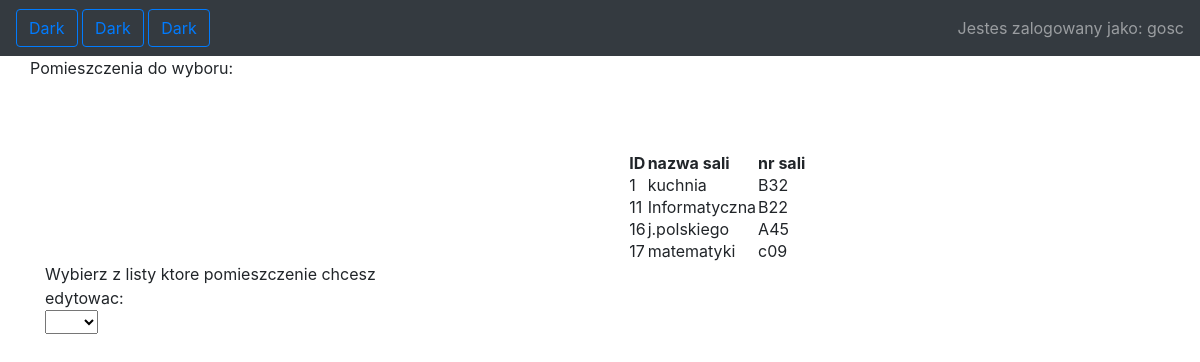
Screenshot of /back/php/main.php (signed in) with the database file from the repository.
### tables this page shows
CREATE TABLE `pomieszczenia` (
  `id` int(11) NOT NULL,
  `userzy_iduserzy` int(11) NOT NULL,
  `nazwa_sali` varchar(45) DEFAULT NULL,
  `nr_sali` varchar(4) DEFAULT NULL,
  `klima` tinyint(4) DEFAULT NULL
);

### back/php/main.php (the view, shortened to what this page needs)
<body>
<?php
$serw = mysqli_connect("localhost","root","zaq1@WSX", "baza");
if ($_SESSION['log']=='gosc'){
    $zap = "select * from pomieszczenia;";
}
include 'toolbar.php';
echo "<div class='container'>";
echo "<div class='row'>";
echo "Pomieszczenia do wyboru: ";
echo "<br>";
echo '<div class="col-md-4"></div>';
$zapytanie = mysqli_query($serw, $zap);
echo '<div class="col-md-4">';
if (mysqli_num_rows($zapytanie) > 0) {
    echo "<table><tr>
        <th>ID</th>
        <th>nazwa sali</th>
        <th>nr sali</th>
        </tr>";
    while($wynik = mysqli_fetch_assoc($zapytanie)){
        echo "<tr>
        <td>".$wynik['id']."</td>
        <td>".$wynik['nazwa_sali']."</td>
        <td>".$wynik['nr_sali']."</td>";
        echo "<br>";
    }
    echo "</table></div>";
}
?>
<div class ='col-md-4'>
<?php
echo "Wybierz z listy ktore pomieszczenie chcesz edytowac:";
echo "<br>";
$zapytanie = mysqli_query($serw, $zap);
if (mysqli_num_rows($zapytanie) > 0) {
    echo "<select name='sala' id='selektor' onchange='wyswietl(this.value);'>";
    echo "</select><br/>";
}
echo "</div>";
echo "</div>";
echo "</div>";
?>
</body>
</html>

### rows the page displays
pomieszczenia: id "1", nazwa_sali "kuchnia", nr_sali "B32"
pomieszczenia: id "11", nazwa_sali "Informatyczna", nr_sali "B22"
pomieszczenia: id "16", nazwa_sali "j.polskiego", nr_sali "A45"
pomieszczenia: id "17", nazwa_sali "matematyki", nr_sali "c09"

### other values shown
$_SESSION['log'] "gosc"
